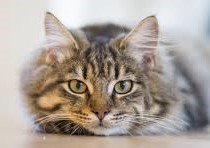
#> input picture cat_images/cat1.jpg, 210 x 148 px, found by its file name
$ python transform_class.py
#> lines starting #> are read from the running program, lines starting #| are printed output that depends on the picture
#> further down, img is the input picture: shape (148, 210, 3); mean B, G, R 153.4, 162, 171.8
"""
transform_class.py
---------------
Defines a FrameTransformer class with an 'apply' method
to flip, translate, rotate, and zoom images.
"""

import cv2
import numpy as np

class FrameTransformer:
    def __init__(self):
        pass

    def apply(self, frame, flip=None, translate=(0, 0), rotate=0.0, zoom=1.0):
#> called with flip = 'h', translate = (0, 0), rotate = 90, zoom = 0.8
        rows, cols = frame.shape[:2]
#> rows = 148; cols = 210
        out = frame.copy()

        # Flip
        if flip:
            flip_code = {'h': 1, 'v': 0, 'both': -1}[flip]
            out = cv2.flip(out, flip_code)
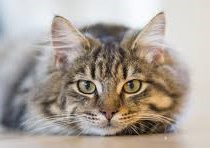
#> out: shape (148, 210, 3); mean B, G, R 153.4, 162, 171.8

        # Translate
        tx, ty = translate
        if tx or ty:
            M = np.float32([[1, 0, tx], [0, 1, ty]])
            out = cv2.warpAffine(out, M, (cols, rows))

        # Rotate
        if rotate:
            M = cv2.getRotationMatrix2D((cols/2, rows/2), rotate, 1.0)
#> M = [[6.12e-17, 1, 31], [-1, 6.12e-17, 179]]
            out = cv2.warpAffine(out, M, (cols, rows))
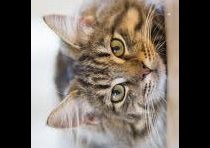
#> out: shape (148, 210, 3); mean B, G, R 97.9, 106.5, 115.8

        # Zoom
        if zoom != 1.0:
            if zoom > 1.0:
                new_w, new_h = int(cols/zoom), int(rows/zoom)
                x1, y1 = (cols-new_w)//2, (rows-new_h)//2
                out = cv2.resize(out[y1:y1+new_h, x1:x1+new_w], (cols, rows))
            elif zoom > 0:
                new_w, new_h = int(cols*zoom), int(rows*zoom)
#> new_w = 168; new_h = 118
                small = cv2.resize(out, (new_w, new_h))
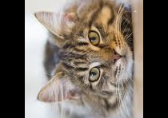
#> small: shape (118, 168, 3); mean B, G, R 97.6, 106.2, 115.5
                canvas = np.zeros_like(out)
                x1, y1 = (cols-new_w)//2, (rows-new_h)//2
#> x1 = 21; y1 = 15
                canvas[y1:y1+new_h, x1:x1+new_w] = small
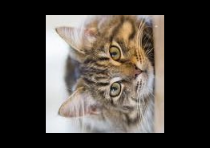
#> canvas: shape (148, 210, 3); mean B, G, R 62.3, 67.7, 73.7
                out = canvas
        return out

if __name__ == "__main__":
    transformer = FrameTransformer()
    img = cv2.imread("F:\cat_images\cat1.jpg")
    if img is None:
        raise FileNotFoundError("Image not found")

    result = transformer.apply(img, flip='h', rotate=90, zoom=0.8)
    cv2.imshow("Transformed Image (class)", result)
    cv2.waitKey(0)
    cv2.destroyAllWindows()

$ run again, with cat_images/Picture2.png saved as cat_images/cat1.jpg
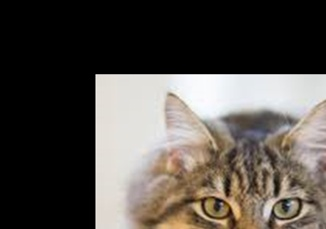
#> input picture cat_images/Picture2.png, 326 x 229 px, found by its file name
#> img is the input picture: shape (229, 326, 3); mean B, G, R 74.2, 79.3, 84.5
#> in apply, `out = cv2.flip(out, flip_code)`:
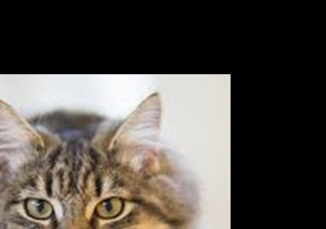
#> out: shape (229, 326, 3); mean B, G, R 74.2, 79.3, 84.5
#> in apply, `canvas[y1:y1+new_h, x1:x1+new_w] = small`:
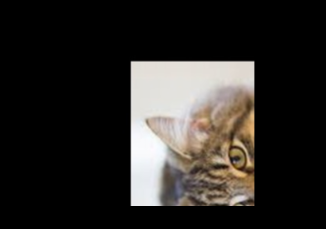
#> canvas: shape (229, 326, 3); mean B, G, R 37.8, 40.5, 43.2
